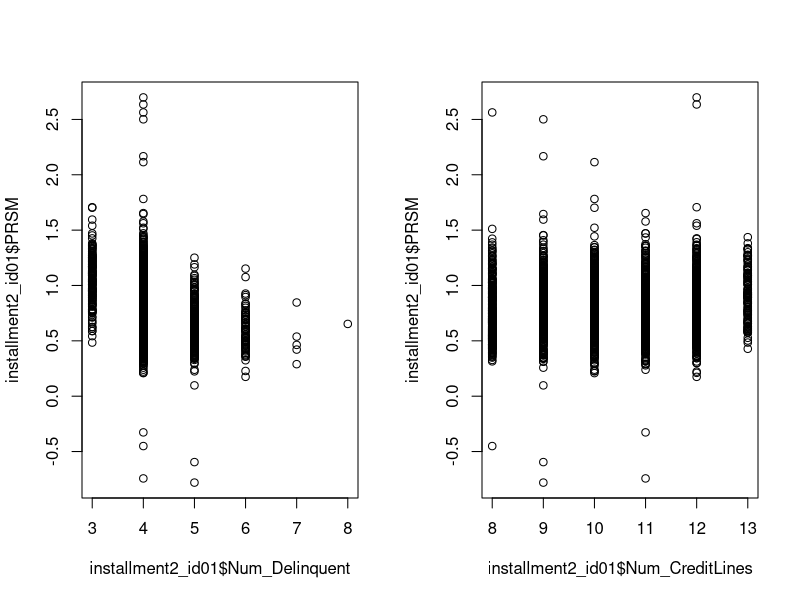

This figure's R source: (Note: this script raises an error after producing the figure.)
## ---- chunk 1
#| label: setup
#| echo: false
#| warning: false

library(dplyr)
options(scipen = 999)
## ---- chunk 2
installment2_id01 <- read.csv("installment2_id01.csv")
str(installment2_id01)
summary(installment2_id01)

installment2_id01 <- installment2_id01 %>%
  mutate(NAICS = as.factor(NAICS),
         WomanOwned = as.factor(WomanOwned),
         FICO = case_when(
           (300 <= FICO)&(FICO <= 579) ~ "Poor",
           (580 <= FICO)&(FICO <= 669) ~ "Fair",
           (670 <= FICO)&(FICO <= 739) ~ "Good",
           (740 <= FICO)&(FICO <= 799) ~ "Very Good",
           (800 <= FICO)&(FICO <= 850) ~ "Excellent",
         ))
table(installment2_id01$FICO)

table(installment2_id01$NAICS)

par(mfrow=c(1,2))
plot(installment2_id01$Num_Delinquent, installment2_id01$PRSM)
plot(installment2_id01$Num_CreditLines, installment2_id01$PRSM)

# TODO: remove or transform to Num_Delinquent/Num_CreditLines
## ---- chunk 3
# TODO: outliers
## ---- chunk 4
str(installment2_id01)
fullmodel <- lm(PRSM ~ ., data = installment2_id01)
summary(fullmodel)

stepmodel <- step(fullmodel)
summary(stepmodel)

stress_model <- lm(PRSM ~ Stress, data = installment2_id01)
summary(stress_model)

library(glmnet)
cv_lasso <- cv.glmnet(x = installment2_id01[,-c(1)], y = installment2_id01[,c(1)], alpha = 1, nfolds = 10)
## ---- chunk 5
#plot(installment2_id01[,c("PRSM", "TotalAmtOwed", "Volume",
#                          "Stress", "Num_Delinquent", "Num_CreditLines",
#                          "Months")])
#plot(log(installment2_id01$Months), installment2_id01$PRSM)
#plot(installment2_id01$NAICS, as.numeric(installment2_id01$PRSM))
#plot(fullmodel)
# y: assumptions on residuals. cant compare AIC etc
# x: linearity, outlier
constant <- abs(min(installment2_id01$PRSM)) + 0.01
fullmodel_shifted <- lm(PRSM + constant ~ ., data = installment2_id01)
summary(fullmodel_shifted)
library(MASS)
# maybe try log
hist(installment2_id01$PRSM)
hist(fullmodel$residuals)
boxcox(fullmodel_shifted, lambda = seq(-2, 2, 0.1))
library(car)
#crPlots(fullmodel)
#boxTidwell(PRSM + constant ~ TotalAmtOwed + Volume + Stress,
#           data = installment2_id01)
#plot(installment2_id01$PRSM, installment2_id01$FICO)
transformedmodel <- lm(PRSM ~ TotalAmtOwed + Volume + FICO + Stress,
           data = installment2_id01)
summary(transformedmodel)
